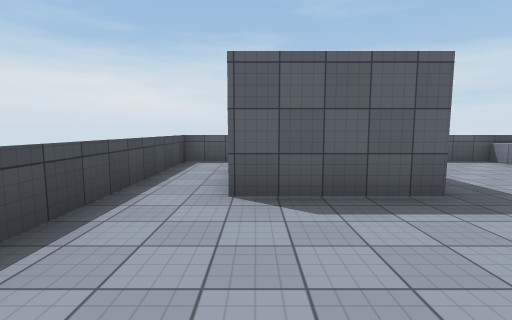
view 1 (above)

24 first-person views from a walk through a Unity game level. The camera is 1.5 m above the floor, tilts 6° down and sees 85° across. The floor is counted in squares, 2 m on a side. Each view is taken from the middle of a square. On the plan, view 1 faces up. The plan holds only what a view shows up to about 10 squares ahead; the rest is blank. The player is left out. Door leaves are left out, so doorways stand open. Surface patterns are stand-ins for the level's own textures.

view 2
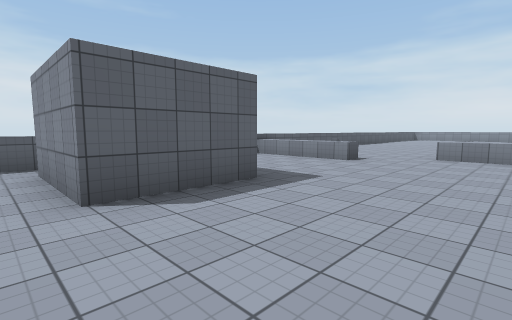

view 3
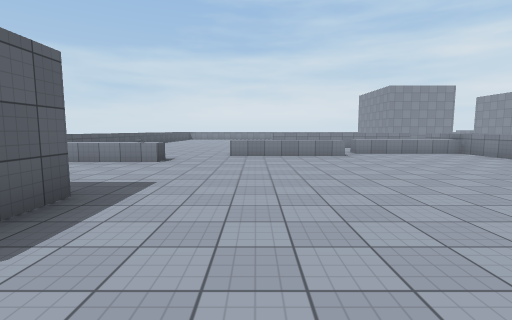

view 4
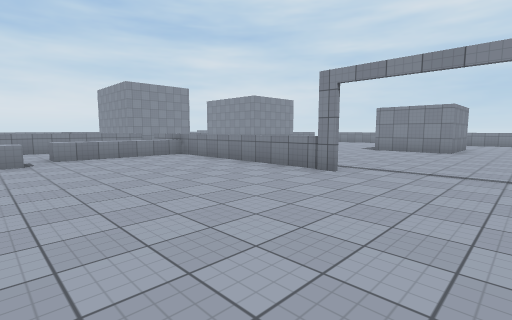

view 5
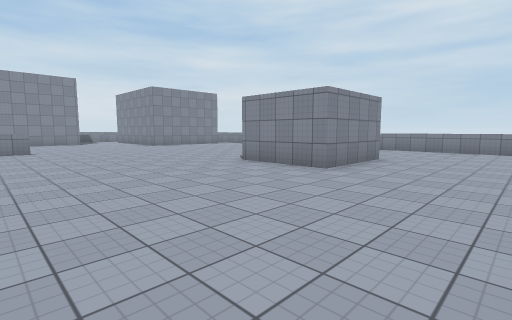

view 6
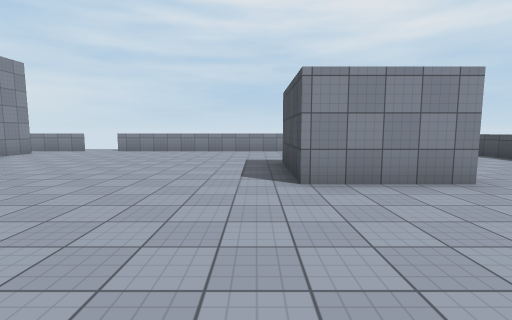

view 7
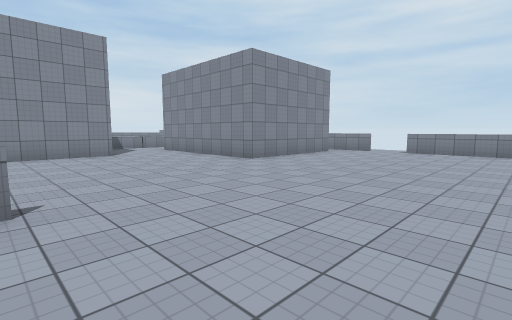

view 8
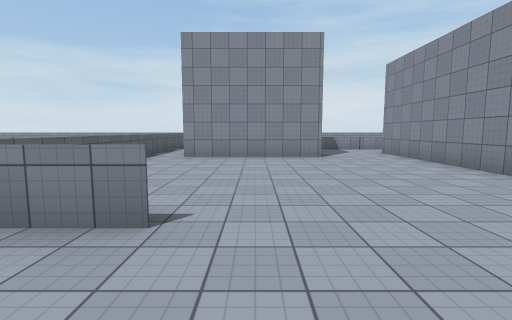

view 9
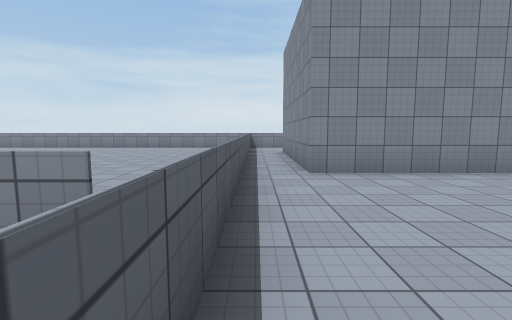

view 10
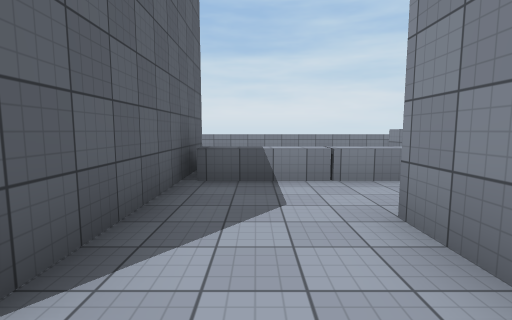

view 11
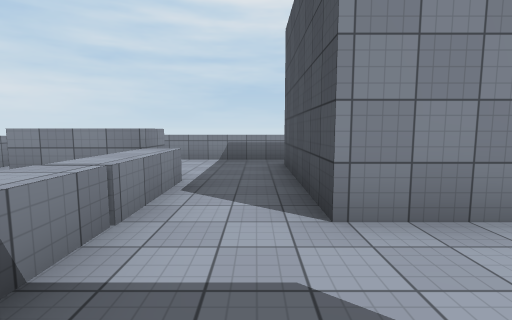

view 12
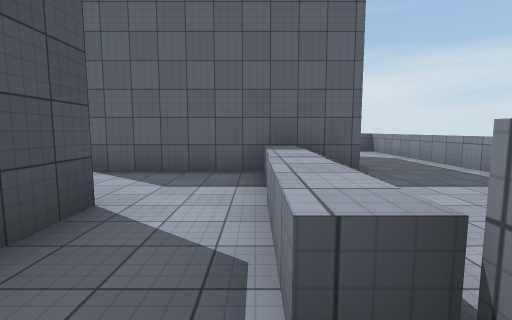

view 13
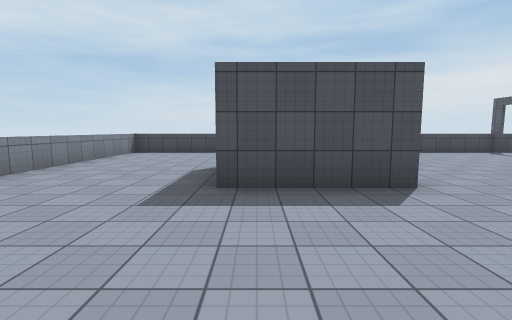

view 14
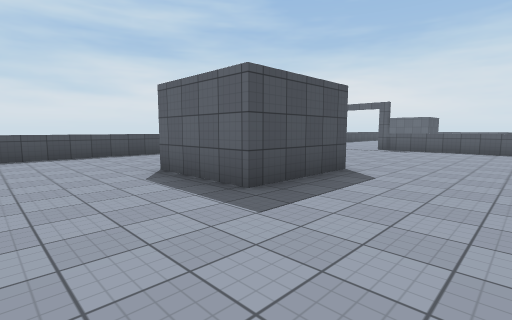

view 15
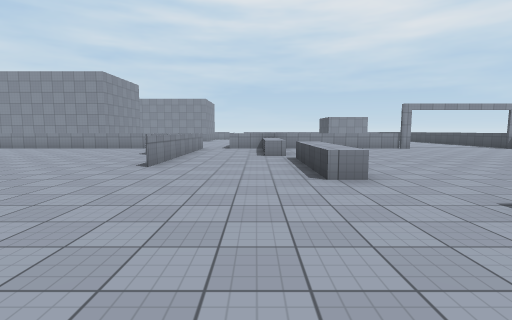

view 16
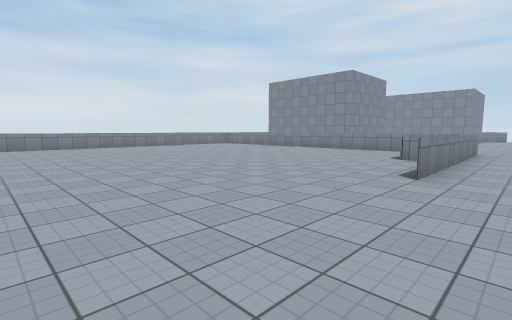

view 17
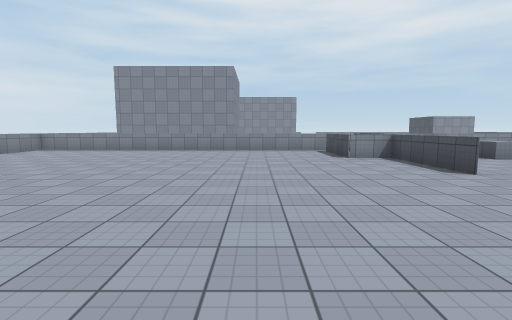

view 18
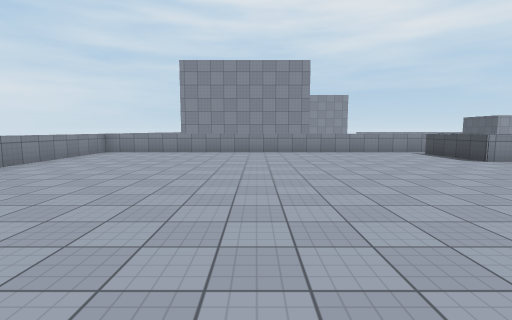

view 19
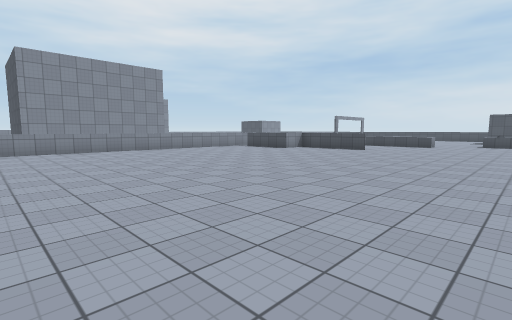

view 20
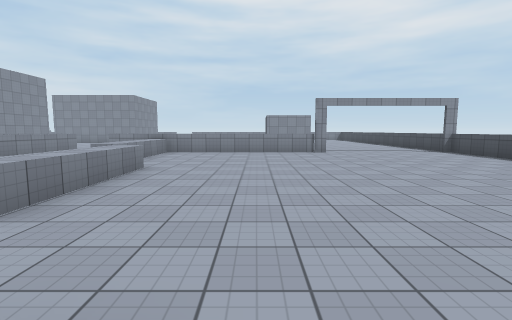

view 21
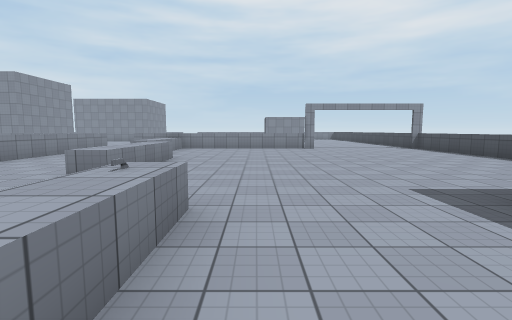

view 22
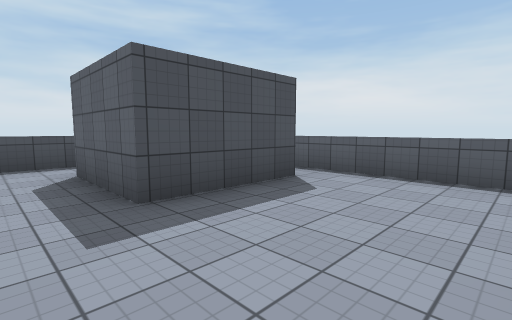

view 23
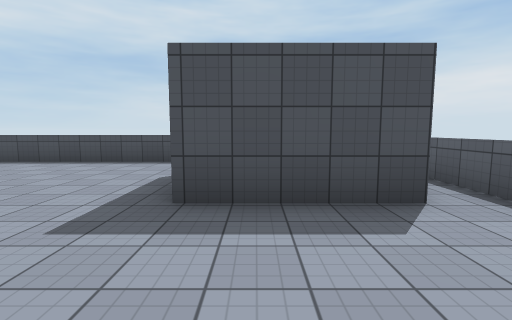

view 24
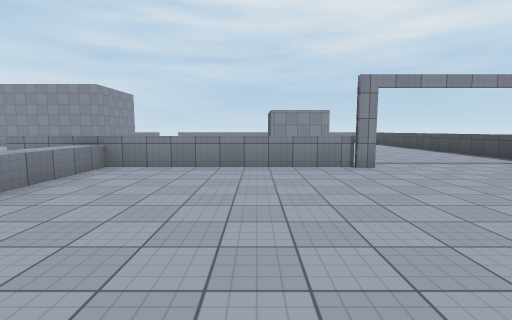

### Floor plan
Key: @ floor where view 1 was taken; # wall or solid block; . floor; D open door; = window, fence, low wall or low ledge; ^ raised ledge.
Columns run from 2 left of view 1 to 23 right of it. Each row starts with its distance up from view 1.
  7 #======== ==
  6 =.......^  .
  5 =.###...^ ...............
  4 =.###...^................=
  3 =........................
  2 =........................
  1 =.........^..............
  0 =.@.......^..=...........
 -1 =.........^..=...........
 -2 =............=...........=
 -3 =.........^..==..........=
 -4 =.........^..==..........=
 -5 =.........^..=#..........=
 -6 =....#=======.============
 -7 =...........=.....######.=
 -8 =...........#.....#    #.=
 -9 =.................#    #.=
-10 =.................######.=
-11  .....................#..=
-12  ...###..................=
-13 =...## ...............=..=
-14 =...###........#####.==. =
-15 =..............#   #.=#  =
-16 =..............#   #..## =
-17 =..............#   #...  =
-18 ====== =====DD==   ====

Where each view was taken, in squares from view 1:
view 1: 0 up, 0 right, facing up
view 2: 0 up, 1 left, facing up-right
view 3: 1 up, 1 left, facing right
view 4: 1 down, 0 right, facing down-right
view 5: 7 down, 1 left, facing down-right
view 6: 8 down, 5 right, facing down
view 7: 8 down, 7 right, facing down-right
view 8: 9 down, 8 right, facing right
view 9: 6 down, 11 right, facing right
view 10: 12 down, 15 right, facing right
view 11: 11 down, 18 right, facing down
view 12: 16 down, 19 right, facing up
view 13: 14 down, 8 right, facing left
view 14: 17 down, 7 right, facing up-left
view 15: 6 up, 9 right, facing down
view 16: 5 up, 10 right, facing down-right
view 17: 5 up, 15 right, facing down
view 18: 4 up, 18 right, facing down
view 19: 5 up, 22 right, facing down-left
view 20: 4 up, 5 right, facing down
view 21: 6 up, 5 right, facing down
view 22: 2 up, 5 right, facing up-left
view 23: 4 up, 5 right, facing left
view 24: 0 up, 5 right, facing down
